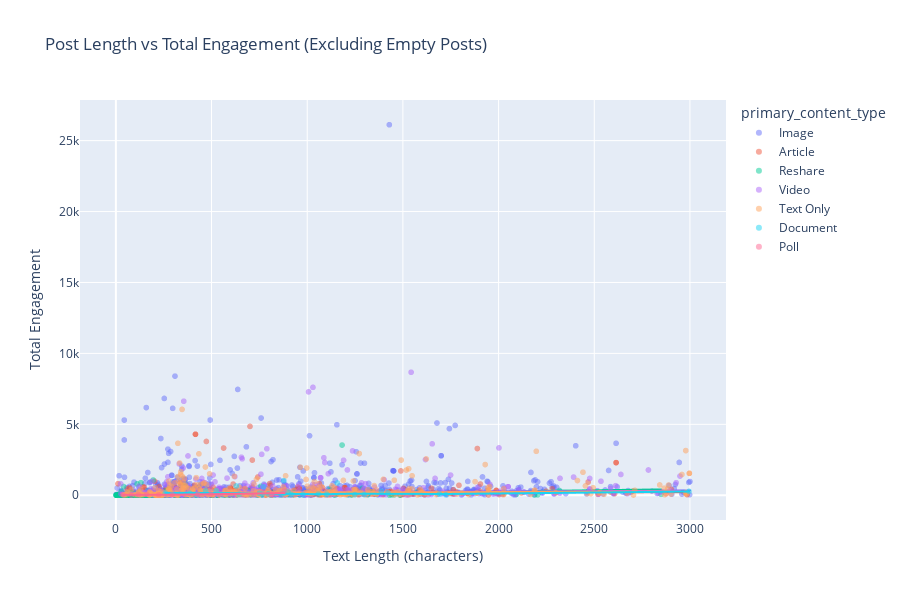

Notebook cell for this chart:
### Code cell
# Visualize length vs engagement with smooth curve
fig = px.scatter(
    df_with_text.sample(min(3000, len(df_with_text))),
    x='text_length',
    y='total_engagement',
    color='primary_content_type',
    title='Post Length vs Total Engagement (Excluding Empty Posts)',
    labels={'text_length': 'Text Length (characters)', 'total_engagement': 'Total Engagement'},
    opacity=0.5,
    trendline='lowess',
    hover_data=['authorName', 'numLikes', 'numShares', 'numComments']
)

fig.update_layout(height=600)
fig.show()
fig.write_html('../output/figures/length_vs_engagement_detailed.html')

### Figure 1 — Plotly figure (JSON) as saved in the notebook; plotly's stock layout.template omitted (floating-point values rounded to 4 significant figures; data arrays with more than 128 entries replaced by an {"elided": "..."} marker saying what was removed)
{"data": [{"customdata": {"elided": "1089x4 mixed values"}, "hovertemplate": "primary_content_type=Image<br>Text Length (characters)=%{x}<br>Total Engagement=%{y}<br>authorName=%{customdata[0]}<br>numLikes=%{customdata[1]}<br>numShares=%{customdata[2]}<br>numComments=%{customdata[3]}<extra></extra>", "legendgroup": "Image", "marker": {"color": "#636efa", "opacity": 0.5, "symbol": "circle"}, "mode": "markers", "name": "Image", "showlegend": true, "type": "scattergl", "x": {"elided": "1089 int values"}, "xaxis": "x", "y": {"elided": "1089 int values"}, "yaxis": "y"}, {"hovertemplate": "<b>LOWESS trendline</b><br><br>primary_content_type=Image<br>Text Length (characters)=%{x}<br>Total Engagement=%{y} <b>(trend)</b><extra></extra>", "legendgroup": "Image", "marker": {"color": "#636efa", "symbol": "circle"}, "mode": "lines", "name": "Image", "showlegend": false, "type": "scattergl", "x": {"elided": "1089 int values"}, "xaxis": "x", "y": {"elided": "1089 float values"}, "yaxis": "y"}, {"customdata": {"elided": "425x4 mixed values"}, "hovertemplate": "primary_content_type=Article<br>Text Length (characters)=%{x}<br>Total Engagement=%{y}<br>authorName=%{customdata[0]}<br>numLikes=%{customdata[1]}<br>numShares=%{customdata[2]}<br>numComments=%{customdata[3]}<extra></extra>", "legendgroup": "Article", "marker": {"color": "#EF553B", "opacity": 0.5, "symbol": "circle"}, "mode": "markers", "name": "Article", "showlegend": true, "type": "scattergl", "x": {"elided": "425 int values"}, "xaxis": "x", "y": {"elided": "425 int values"}, "yaxis": "y"}, {"hovertemplate": "<b>LOWESS trendline</b><br><br>primary_content_type=Article<br>Text Length (characters)=%{x}<br>Total Engagement=%{y} <b>(trend)</b><extra></extra>", "legendgroup": "Article", "marker": {"color": "#EF553B", "symbol": "circle"}, "mode": "lines", "name": "Article", "showlegend": false, "type": "scattergl", "x": {"elided": "425 int values"}, "xaxis": "x", "y": {"elided": "425 float values"}, "yaxis": "y"}, {"customdata": {"elided": "661x4 mixed values"}, "hovertemplate": "primary_content_type=Reshare<br>Text Length (characters)=%{x}<br>Total Engagement=%{y}<br>authorName=%{customdata[0]}<br>numLikes=%{customdata[1]}<br>numShares=%{customdata[2]}<br>numComments=%{customdata[3]}<extra></extra>", "legendgroup": "Reshare", "marker": {"color": "#00cc96", "opacity": 0.5, "symbol": "circle"}, "mode": "markers", "name": "Reshare", "showlegend": true, "type": "scattergl", "x": {"elided": "661 int values"}, "xaxis": "x", "y": {"elided": "661 int values"}, "yaxis": "y"}, {"hovertemplate": "<b>LOWESS trendline</b><br><br>primary_content_type=Reshare<br>Text Length (characters)=%{x}<br>Total Engagement=%{y} <b>(trend)</b><extra></extra>", "legendgroup": "Reshare", "marker": {"color": "#00cc96", "symbol": "circle"}, "mode": "lines", "name": "Reshare", "showlegend": false, "type": "scattergl", "x": {"elided": "661 int values"}, "xaxis": "x", "y": {"elided": "661 float values"}, "yaxis": "y"}, {"customdata": {"elided": "412x4 mixed values"}, "hovertemplate": "primary_content_type=Video<br>Text Length (characters)=%{x}<br>Total Engagement=%{y}<br>authorName=%{customdata[0]}<br>numLikes=%{customdata[1]}<br>numShares=%{customdata[2]}<br>numComments=%{customdata[3]}<extra></extra>", "legendgroup": "Video", "marker": {"color": "#ab63fa", "opacity": 0.5, "symbol": "circle"}, "mode": "markers", "name": "Video", "showlegend": true, "type": "scattergl", "x": {"elided": "412 int values"}, "xaxis": "x", "y": {"elided": "412 int values"}, "yaxis": "y"}, {"hovertemplate": "<b>LOWESS trendline</b><br><br>primary_content_type=Video<br>Text Length (characters)=%{x}<br>Total Engagement=%{y} <b>(trend)</b><extra></extra>", "legendgroup": "Video", "marker": {"color": "#ab63fa", "symbol": "circle"}, "mode": "lines", "name": "Video", "showlegend": false, "type": "scattergl", "x": {"elided": "412 int values"}, "xaxis": "x", "y": {"elided": "412 float values"}, "yaxis": "y"}, {"customdata": {"elided": "376x4 mixed values"}, "hovertemplate": "primary_content_type=Text Only<br>Text Length (characters)=%{x}<br>Total Engagement=%{y}<br>authorName=%{customdata[0]}<br>numLikes=%{customdata[1]}<br>numShares=%{customdata[2]}<br>numComments=%{customdata[3]}<extra></extra>", "legendgroup": "Text Only", "marker": {"color": "#FFA15A", "opacity": 0.5, "symbol": "circle"}, "mode": "markers", "name": "Text Only", "showlegend": true, "type": "scattergl", "x": {"elided": "376 int values"}, "xaxis": "x", "y": {"elided": "376 int values"}, "yaxis": "y"}, {"hovertemplate": "<b>LOWESS trendline</b><br><br>primary_content_type=Text Only<br>Text Length (characters)=%{x}<br>Total Engagement=%{y} <b>(trend)</b><extra></extra>", "legendgroup": "Text Only", "marker": {"color": "#FFA15A", "symbol": "circle"}, "mode": "lines", "name": "Text Only", "showlegend": false, "type": "scattergl", "x": {"elided": "376 int values"}, "xaxis": "x", "y": {"elided": "376 float values"}, "yaxis": "y"}, {"customdata": [["Michelle You", 74, 5, 5], ["Lightspeed", 21, 2, 0], ["Transform", 38, 7, 2], ["Andreessen Horowitz", 859, 104, 66], ["Troy Kirwin", 205, 37, 31], ["Stela Lupushor", 115, 6, 8], ["Transform", 28, 7, 1], ["Anish Acharya", 277, 6, 22], ["Tom Humphrey", 197, 8, 17], ["a16z Bio + Health", 134, 14, 6], ["Kofi Ampadu", 142, 9, 6], ["Castelion", 274, 29, 8], ["Samara Jaffe", 47, 1, 2], ["Andreessen Horowitz", 509, 41, 45], ["Lightspeed", 61, 15, 3], ["Ashwin Sreenivas", 55, 3, 4], ["Prashanth Prakash", 256, 8, 8], ["Lightspeed", 68, 3, 5], ["Felix Plapperer", 91, 2, 8], ["Bits & Pretzels", 52, 3, 4], ["Index Ventures", 62, 4, 2], ["Accel in India", 119, 5, 5], ["Andreessen Horowitz", 548, 82, 23], ["Jordan Mazer", 26, 0, 38], ["Inworld AI", 93, 26, 10], ["Slush", 46, 2, 0], ["Tomer Weingarten", 762, 80, 24]], "hovertemplate": "primary_content_type=Document<br>Text Length (characters)=%{x}<br>Total Engagement=%{y}<br>authorName=%{customdata[0]}<br>numLikes=%{customdata[1]}<br>numShares=%{customdata[2]}<br>numComments=%{customdata[3]}<extra></extra>", "legendgroup": "Document", "marker": {"color": "#19d3f3", "opacity": 0.5, "symbol": "circle"}, "mode": "markers", "name": "Document", "showlegend": true, "type": "scattergl", "x": [1691, 422, 1249, 878, 2995, 750, 1724, 469, 899, 259, 1422, 524, 978, 772, 1058, 916, 1387, 765, 796, 864, 1102, 387, 629, 644, 880, 1298, 1157], "xaxis": "x", "y": [84, 23, 47, 1029, 273, 129, 36, 305, 222, 154, 157, 311, 50, 595, 79, 62, 272, 76, 101, 59, 68, 129, 653, 64, 129, 48, 866], "yaxis": "y"}, {"hovertemplate": "<b>LOWESS trendline</b><br><br>primary_content_type=Document<br>Text Length (characters)=%{x}<br>Total Engagement=%{y} <b>(trend)</b><extra></extra>", "legendgroup": "Document", "marker": {"color": "#19d3f3", "symbol": "circle"}, "mode": "lines", "name": "Document", "showlegend": false, "type": "scattergl", "x": [259, 387, 422, 469, 524, 629, 644, 750, 765, 772, 796, 864, 878, 880, 899, 916, 978, 1058, 1102, 1157, 1249, 1298, 1387, 1422, 1691, 1724, 2995], "xaxis": "x", "y": [171.1, 165.0, 162.2, 157.9, 153.3, 149.5, 147.1, 123.4, 115.1, 113.9, 108.0, 98.37, 97.31, 97.21, 95.73, 94.18, 87.46, 77.06, 75.09, 91.49, 109.6, 108.8, 99.34, 97.67, 90.51, 89.02, 261.6], "yaxis": "y"}, {"customdata": [["Jordan Mazer", 20, 0, 18], ["Jordan Mazer", 18, 0, 19], ["Jordan Mazer", 24, 0, 30], ["Jordan Mazer", 30, 0, 23], ["Jordan Mazer", 32, 0, 41], ["Jordan Mazer", 15, 0, 54], ["Reid Hoffman", 206, 22, 47], ["Macy Mills", 5, 0, 5], ["Jordan Mazer", 15, 0, 25], ["Macy Mills", 15, 0, 13]], "hovertemplate": "primary_content_type=Poll<br>Text Length (characters)=%{x}<br>Total Engagement=%{y}<br>authorName=%{customdata[0]}<br>numLikes=%{customdata[1]}<br>numShares=%{customdata[2]}<br>numComments=%{customdata[3]}<extra></extra>", "legendgroup": "Poll", "marker": {"color": "#FF6692", "opacity": 0.5, "symbol": "circle"}, "mode": "markers", "name": "Poll", "showlegend": true, "type": "scattergl", "x": [294, 118, 428, 813, 497, 161, 879, 80, 36, 224], "xaxis": "x", "y": [38, 37, 54, 53, 73, 69, 275, 10, 40, 28], "yaxis": "y"}, {"hovertemplate": "<b>LOWESS trendline</b><br><br>primary_content_type=Poll<br>Text Length (characters)=%{x}<br>Total Engagement=%{y} <b>(trend)</b><extra></extra>", "legendgroup": "Poll", "marker": {"color": "#FF6692", "symbol": "circle"}, "mode": "lines", "name": "Poll", "showlegend": false, "type": "scattergl", "x": [36, 80, 118, 161, 224, 294, 428, 497, 813, 879], "xaxis": "x", "y": [30.19, 34.18, 36.68, 39.55, 38.75, 40.52, 58.67, 70.04, 141.5, 157.2], "yaxis": "y"}], "layout": {"height": 600, "legend": {"title": {"text": "primary_content_type"}, "tracegroupgap": 0}, "title": {"text": "Post Length vs Total Engagement (Excluding Empty Posts)"}, "xaxis": {"anchor": "y", "domain": [0, 1], "title": {"text": "Text Length (characters)"}}, "yaxis": {"anchor": "x", "domain": [0, 1], "title": {"text": "Total Engagement"}}}}
